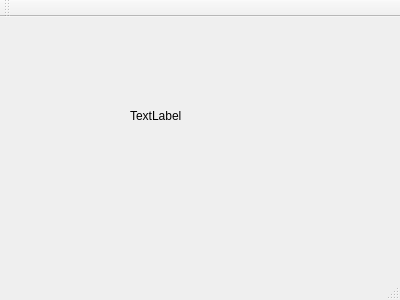
<?xml version="1.0" encoding="UTF-8"?>
<ui version="4.0">
 <class>MainWindow</class>
 <widget class="QMainWindow" name="MainWindow">
  <property name="geometry">
   <rect>
    <x>0</x>
    <y>0</y>
    <width>400</width>
    <height>300</height>
   </rect>
  </property>
  <property name="windowTitle">
   <string>MainWindow</string>
  </property>
  <widget class="QWidget" name="centralWidget">
   <widget class="QLabel" name="label">
    <property name="geometry">
     <rect>
      <x>130</x>
      <y>90</y>
      <width>67</width>
      <height>17</height>
     </rect>
    </property>
    <property name="text">
     <string>TextLabel</string>
    </property>
   </widget>
  </widget>
  <widget class="QMenuBar" name="menuBar">
   <property name="geometry">
    <rect>
     <x>0</x>
     <y>0</y>
     <width>400</width>
     <height>22</height>
    </rect>
   </property>
  </widget>
  <widget class="QToolBar" name="mainToolBar">
   <attribute name="toolBarArea">
    <enum>TopToolBarArea</enum>
   </attribute>
   <attribute name="toolBarBreak">
    <bool>false</bool>
   </attribute>
  </widget>
  <widget class="QStatusBar" name="statusBar"/>
 </widget>
 <layoutdefault spacing="6" margin="11"/>
 <resources/>
 <connections/>
</ui>
